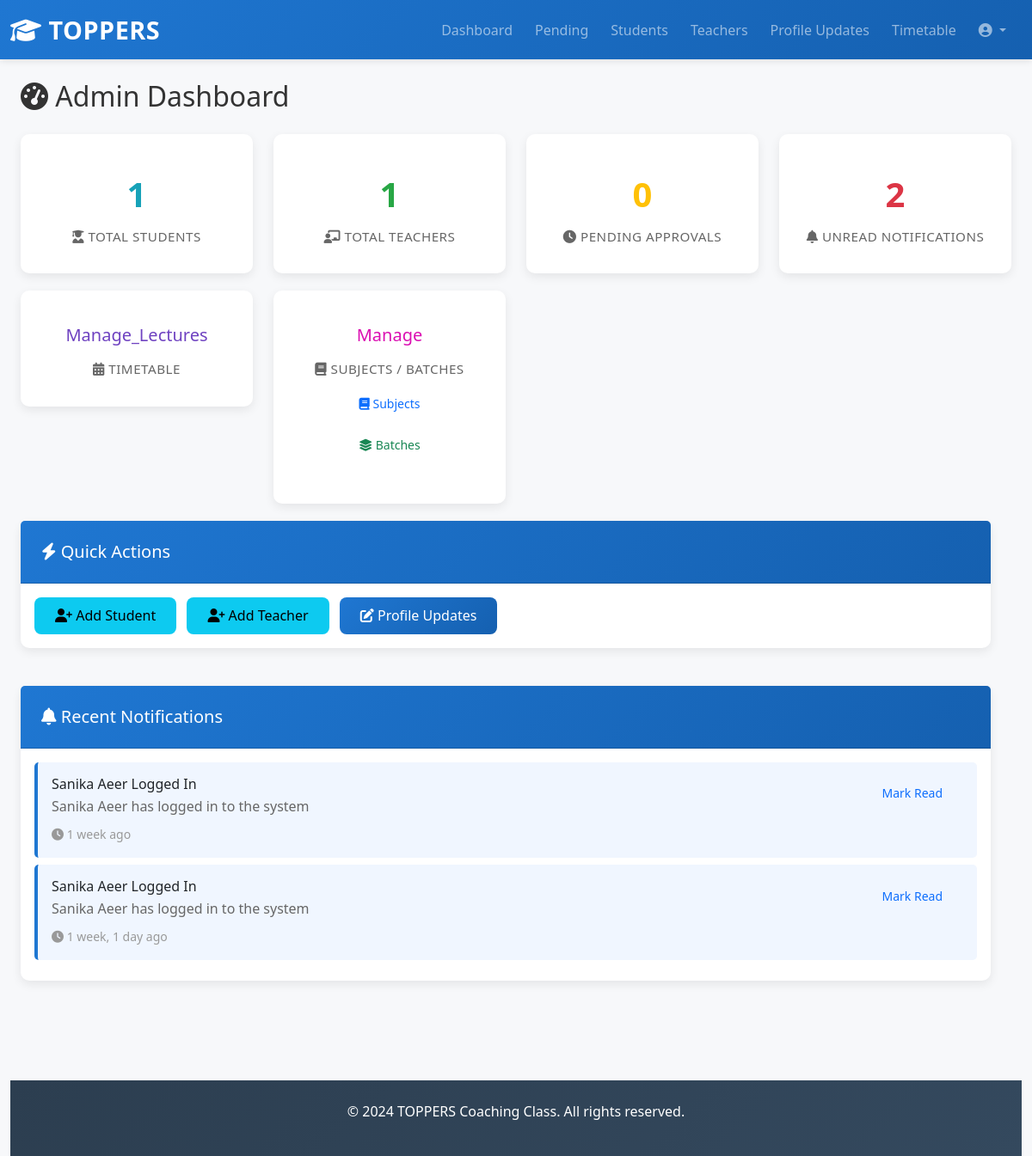
Before: /admin-panel/ (signed in) with the older database file.
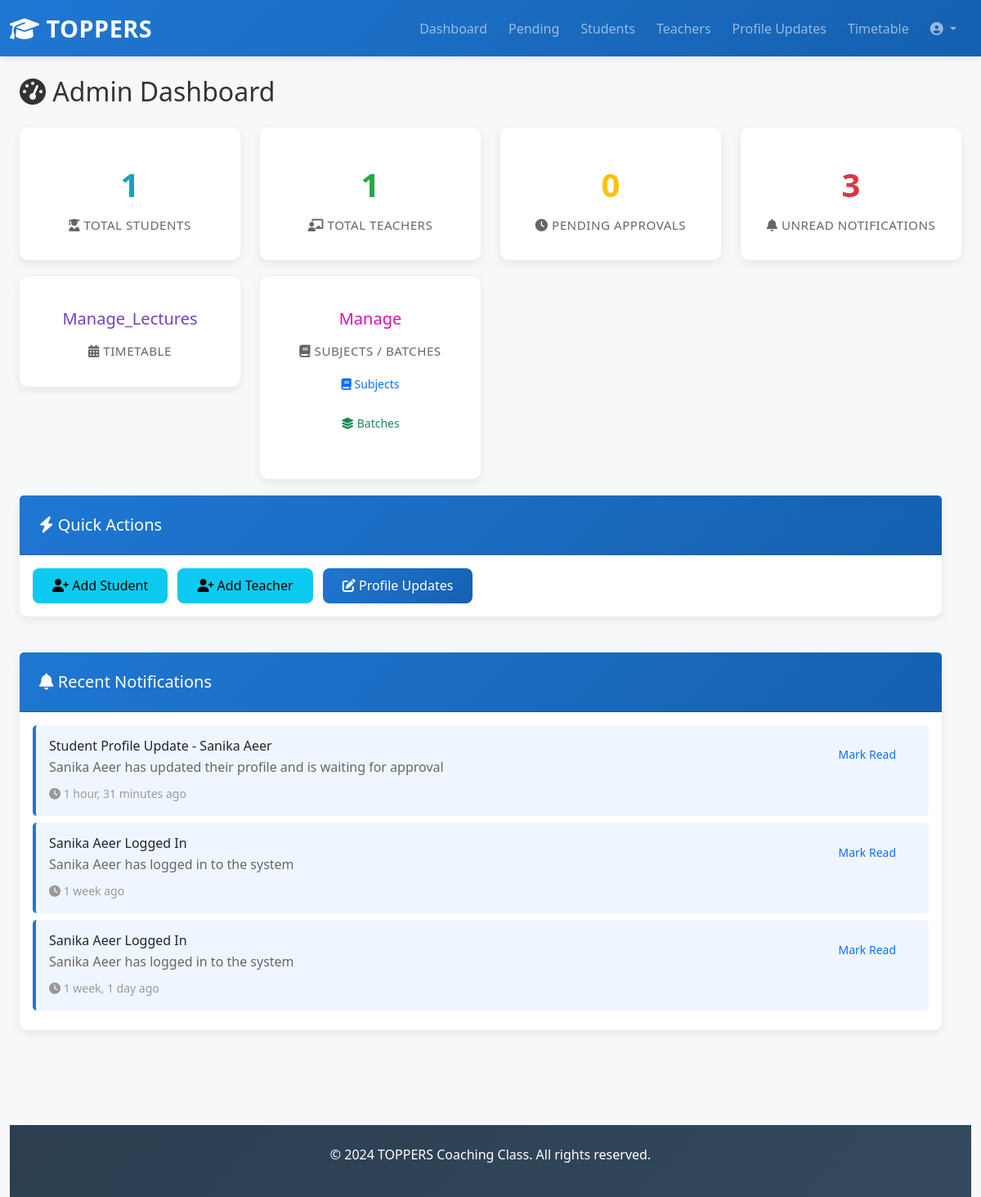
After: the same page with the newer database file.
### toppers_project/core/models.py (models this page shows, shortened)
class Notification(models.Model):
    NOTIFICATION_TYPES = [
        ('registration', 'New Registration'),
        ('profile_update', 'Profile Update'),
        ('login', 'Login'),
        ('fees', 'Fees Updated'),
        ('salary', 'Salary Updated'),
        ('attendance', 'Attendance Marked'),
    ]
    user = models.ForeignKey(CustomUser, on_delete=models.CASCADE, related_name='notifications')
    notification_type = models.CharField(max_length=50, choices=NOTIFICATION_TYPES)
    title = models.CharField(max_length=200)
    message = models.TextField()
    related_user = models.ForeignKey(CustomUser, on_delete=models.SET_NULL, null=True, blank=True, related_name='related_notifications')
    is_read = models.BooleanField(default=False)
    created_at = models.DateTimeField(auto_now_add=True)
    class Meta:
        ordering = ['-created_at']

### toppers_project/admin_dashboard/views.py (the view)
    def wrapper(request, *args, **kwargs):
        if not request.user.is_authenticated or request.user.role != 'admin':
            return redirect('login')
        return view_func(request, *args, **kwargs)

### toppers_project/admin_dashboard/views.py (called while the page is built)
def admin_required(view_func):
    def wrapper(request, *args, **kwargs):
        if not request.user.is_authenticated or request.user.role != 'admin':
            return redirect('login')
        return view_func(request, *args, **kwargs)
    return wrapper

@login_required(login_url='login')
@admin_required
def admin_dashboard(request):
    notifications_qs = Notification.objects.filter(user=request.user,is_read=False).order_by('-created_at')
    unread_count = notifications_qs.count()
    notifications = notifications_qs[:10]  # Show latest 10 notifications
    total_students = CustomUser.objects.filter(role='student', status='approved').count()
    total_teachers = CustomUser.objects.filter(role='teacher', status='approved').count()
    pending_approvals = CustomUser.objects.filter(status='pending').count()
    context = {
        'notifications': notifications,
        'unread_count': unread_count,
        'total_students': total_students,
        'total_teachers': total_teachers,
        'pending_approvals': pending_approvals,
    }
    return render(request, 'admin_dashboard/dashboard.html', context)

### templates/admin_dashboard/dashboard.html (shortened to what this page needs)
{% extends 'base.html' %}
{% block content %}
<div class="container-fluid py-4">
    <div class="row mb-4">
        <div class="col-md-12">
            <h2 class="mb-0"><i class="fas fa-tachometer-alt"></i> Admin Dashboard</h2>
        </div>
    </div>
    <div class="row mb-4">
        <div class="col-md-3">
            <a href="{% url 'all_students' %}" class="text-decoration-none">
            <div class="card dashboard-stat">
                <div class="stat-number" style="color: #17a2b8;">{{ total_students }}</div>
                <div class="stat-label"><i class="fas fa-user-graduate"></i> Total Students</div>
            </div>
            </a>
        </div>
        <div class="col-md-3">
            <a href="{% url 'all_teachers' %}" class="text-decoration-none">
            <div class="card dashboard-stat">
                <div class="stat-number" style="color: #28a745;">{{ total_teachers }}</div>
                <div class="stat-label"><i class="fas fa-chalkboard-user"></i> Total Teachers</div>
            </div>
            </a>
        </div>
        <div class="col-md-3">
            <a href="{% url 'pending_registrations' %}" class="text-decoration-none">
            <div class="card dashboard-stat">
                <div class="stat-number" style="color: #ffc107;">{{ pending_approvals }}</div>
                <div class="stat-label"><i class="fas fa-clock"></i> Pending Approvals</div>
            </div>
            </a>
        </div>
        <div class="col-md-3">
            <div class="card dashboard-stat">
                <div class="stat-number" style="color: #dc3545;">{{ unread_count }}</div>
                <div class="stat-label"><i class="fas fa-bell"></i> Unread Notifications</div>
            </div>
        </div>
        <div class="col-md-3">
            <a href="{% url 'manage_timetable' %}" class="text-decoration-none">
            <div class="card dashboard-stat">
                <div class="stat-number" style="color: #6f42c1;"><h5>Manage_Lectures</h5></div>
                <div class="stat-label"><i class="fas fa-calendar-alt"></i> Timetable </div>
            </div>
            </a>
        </div>
        <div class="col-md-3">
            <div class="card dashboard-stat text-center" >
                <div class="stat-number" style="color: #db0fb2;">
                    <h5>Manage</h5>
                </div>
                <div class="stat-label">
                    <i class="fas fa-book"></i> Subjects / Batches
                </div>
                <div class="card-body pt-2">
                    <div class="d-grid gap-2">
                       <a href="{% url 'manage_subjects' %}" class="btn btn-outline-primary btn-sm">
                          <i class="fas fa-book"></i> Subjects
                      </a>
                      <a href="{% url 'manage_batches' %}" class="btn btn-outline-success btn-sm">
                          <i class="fas fa-layer-group"></i> Batches
                      </a>
                    </div>
                </div>
           </div>
     </div>
    <div class="row mb-4">
        <div class="col-md-12">
            <div class="card">
                <div class="card-header">
                    <h5 class="m-0"><i class="fas fa-bolt"></i> Quick Actions</h5>
                </div>
                <div class="card-body">
                    <a href="{% url 'add_student' %}" class="btn btn-info me-2">
                        <i class="fas fa-user-plus"></i> Add Student
                    </a>
                    <a href="{% url 'add_teacher' %}" class="btn btn-info me-2">
                        <i class="fas fa-user-plus"></i> Add Teacher
                    </a>
                    <a href="{% url 'approve_profile_updates' %}" class="btn btn-primary me-2">
                        <i class="fas fa-edit"></i> Profile Updates
                    </a>
                </div>
            </div>
        </div>
    </div>
    <div class="row">
        <div class="col-md-12">
            <div class="card">
                <div class="card-header">
                    <h5 class="m-0"><i class="fas fa-bell"></i> Recent Notifications</h5>
                </div>
                <div class="card-body" style="max-height: 400px; overflow-y: auto;">
                    {% if notifications %}
                        {% for notification in notifications %}
                            <div class="notification-item {% if not notification.is_read %}unread{% endif %}">
                                <div class="d-flex justify-content-between align-items-start">
                                    <div>
                                        <h6 class="mb-1">{{ notification.title }}</h6>
                                        <p class="mb-2" style="color: #666;">{{ notification.message }}</p>
                                        <small style="color: #999;">
                                            <i class="fas fa-clock"></i> {{ notification.created_at|timesince }} ago
                                        </small>
                                    </div>
                                    {% if not notification.is_read %}
                                        <a href="{% url 'mark_notification_read' notification.id %}" class="btn btn-sm btn-outline-primary">
                                            Mark Read
                                        </a>
                                    {% endif %}
                                </div>
                            </div>
                        {% endfor %}
                    {% else %}
                        <p class="text-muted text-center py-4">No notifications yet</p>
                    {% endif %}
                </div>
            </div>
        </div>
    </div>
</div>
{% endblock %}

### templates/base.html (shortened to what this page needs)
{% load static %}
<!DOCTYPE html>
<html lang="en">
<head>
    <link href="https://cdn.jsdelivr.net/npm/bootstrap@5.3.0/dist/css/bootstrap.min.css" rel="stylesheet">
    <link rel="stylesheet" href="https://cdnjs.cloudflare.com/ajax/libs/font-awesome/6.4.0/css/all.min.css">
    <link rel="stylesheet" href="{% static 'css/style.css' %}">
</head>
<body>
    {% if user.is_authenticated %}
    <nav class="navbar navbar-expand-lg navbar-dark bg-primary sticky-top">
        <div class="container-fluid">
            <a class="navbar-brand fw-bold" href="{% url 'home' %}">
                <i class="fas fa-graduation-cap"></i> TOPPERS
            </a>
            <div class="collapse navbar-collapse" id="navbarNav">
                <ul class="navbar-nav ms-auto">
                    {% if user.role == 'admin' %}
                        <li class="nav-item"><a class="nav-link" href="{% url 'admin_dashboard' %}">Dashboard</a></li>
                        <li class="nav-item"><a class="nav-link" href="{% url 'pending_registrations' %}">Pending</a></li>
                        <li class="nav-item"><a class="nav-link" href="{% url 'all_students' %}">Students</a></li>
                        <li class="nav-item"><a class="nav-link" href="{% url 'all_teachers' %}">Teachers</a></li>
                        <li class="nav-item"><a class="nav-link" href="{% url 'approve_profile_updates' %}">Profile Updates</a></li>
                        <li class="nav-item"><a class="nav-link" href="{% url 'manage_timetable' %}">Timetable</a></li>
                    {% elif user.role == 'teacher' %}
                        <li class="nav-item"><a class="nav-link" href="{% url 'teacher_dashboard' %}">Dashboard</a></li>
                        <li class="nav-item"><a class="nav-link" href="{% url 'teacher_lectures' %}">Lectures</a></li>
                        <li class="nav-item"><a class="nav-link" href="{% url 'teacher_salary' %}">Salary</a></li>
                    {% endif %}
                    <li class="nav-item dropdown">
                        <a class="nav-link dropdown-toggle" href="#" id="userDropdown" role="button" data-bs-toggle="dropdown">
                            <i class="fas fa-user-circle"></i> {{ user.get_full_name }}
                        </a>
                    </li>
                </ul>
            </div>
        </div>
    </nav>
    {% endif %}
    <div class="container-fluid">
        {% block content %}{% endblock %}
    </div>
    <footer class="bg-dark text-white text-center py-4 mt-5">
        <p>&copy; 2024 TOPPERS Coaching Class. All rights reserved.</p>
    </footer>
</body>
</html>

### toppers_project/static/css/style.css (style rules this page uses)
:root { --primary-color: #1f77d2; --secondary-color: #28a745; --danger-color: #dc3545; --warning-color: #ffc107; --light-bg: #f7f8fa; --border-color: #dee2e6; }
* { margin: 0; padding: 0; box-sizing: border-box; }
body { background-color: var(--light-bg); font-family: 'Segoe UI', Tahoma, Geneva, Verdana, sans-serif; color: #333; }
.navbar { background: linear-gradient(135deg, var(--primary-color) 0%, #1560b0 100%) !important; box-shadow: 0 2px 8px rgba(0, 0, 0, 0.1); }
.navbar-brand { font-size: 1.8rem; letter-spacing: 0.5px; }
.nav-link { transition: all 0.3s ease; margin-right: 10px; }
.card { border: none; border-radius: 10px; box-shadow: 0 4px 12px rgba(0, 0, 0, 0.08); transition: all 0.3s ease; margin-bottom: 20px; cursor: pointer; }
.card-header { background: linear-gradient(135deg, var(--primary-color) 0%, #1560b0 100%); color: white; border-radius: 10px 10px 0 0; padding: 1.5rem; font-weight: 600; }
.dashboard-stat { text-align: center; padding: 2rem 1rem; }
.stat-number { font-size: 2.5rem; font-weight: bold; color: var(--primary-color); margin: 0.5rem 0; }
.stat-label { font-size: 0.95rem; color: #666; text-transform: uppercase; letter-spacing: 0.5px; }
.btn { border-radius: 8px; padding: 0.6rem 1.5rem; font-weight: 500; transition: all 0.3s ease; border: none; }
.btn-primary { background: linear-gradient(135deg, var(--primary-color) 0%, #1560b0 100%); color: white; }
footer { background: linear-gradient(135deg, #2c3e50 0%, #34495e 100%); margin-top: 3rem; }
.notification-item { padding: 1rem; border-left: 4px solid var(--primary-color); background: white; margin-bottom: 0.5rem; border-radius: 5px; transition: all 0.3s ease; }
.notification-item.unread { background: #f0f6ff; border-left-color: var(--primary-color); }

Changed rows visible on the page:
added Notification: title "Student Profile Update - Sanika Aeer", message "Sanika Aeer has updated their profile and is waiting for approval", created_at "1 hour, 31 minutes", is_read "Mark Read"
Other visible differences:
{{ unread_count }}: "2" → "3"
